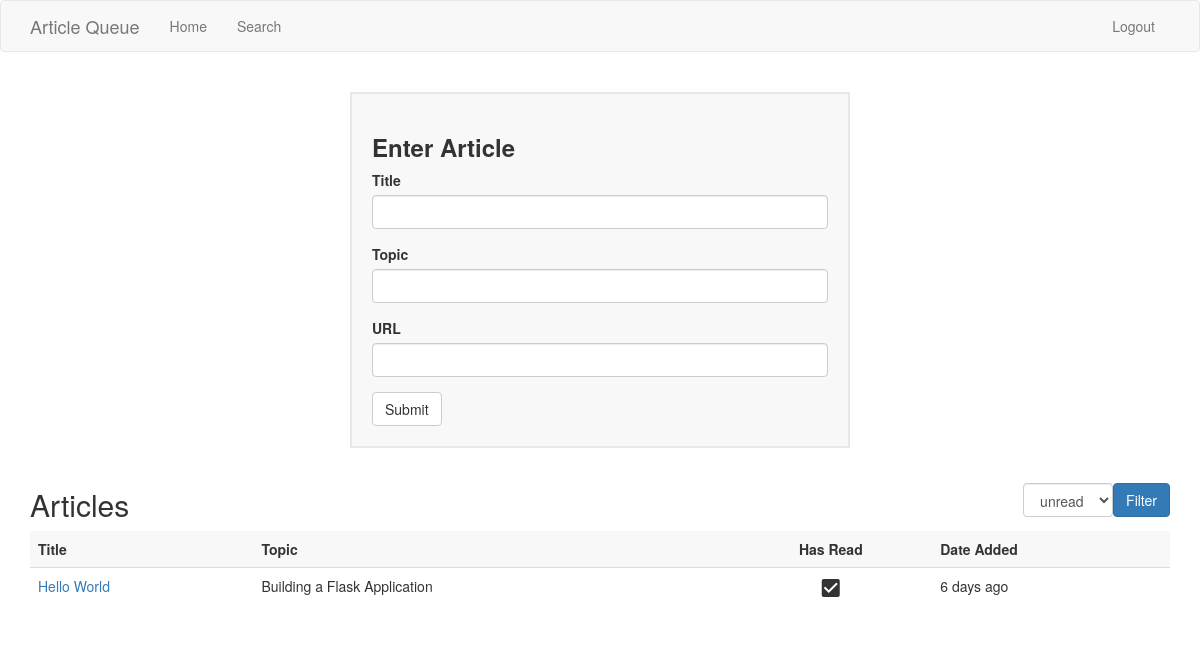
The page /index (signed in) on the database its author committed.
### app/models.py (models this page shows, shortened)
class Article(db.Model):
    id = db.Column(db.Integer, primary_key=True)
    title = db.Column(db.String(120), index=True)
    topic = db.Column(db.String(140), index=True)
    url = db.Column(db.String(120))
    timestamp = db.Column(db.DateTime, index=True, default=datetime.utcnow)
    has_read = db.Column(db.Boolean, default=False)
    user_id = db.Column(db.Integer, db.ForeignKey('user.id'))

### app/routes.py (the view)
@app.route('/', methods=['GET', 'POST'])
@app.route('/index', methods=['GET', 'POST'])
@login_required
def index():
    form = ArticleForm()
    filter = request.args.get('filter')
    articles = current_user.articles.order_by(Article.timestamp.desc()).all()
    if filter == 'read':
      article_query = current_user.articles.order_by(Article.timestamp.desc()).filter_by(has_read=True)
      articles = [ article for article in article_query ]
    elif filter == 'unread':
      article_query = current_user.articles.order_by(Article.timestamp.desc()).filter_by(has_read=False)
      articles = [ article for article in article_query ]
    if form.validate_on_submit():
      article = Article(title=form.title.data, topic=form.topic.data, url=form.url.data, author=current_user)
      db.session.add(article)
      db.session.commit()
      flash('You added a new article')
      return redirect(url_for('index'))
    return  render_template('index.html', form=form, articles=articles, filter=filter)

### app/forms.py
class ArticleForm(FlaskForm):
    title = StringField('Title', validators=[DataRequired()])
    topic = StringField('Topic', validators=[DataRequired()])
    url = StringField('URL', validators=[DataRequired(), URL()])
    submit = SubmitField('Submit')

### app/models.py (called while the page is built)
@login.user_loader
def load_user(id):
    return User.query.get(int(id))

### app/templates/index.html (shortened to what this page needs)
{% extends "base.html" %} {% import 'bootstrap/wtf.html' as wtf %} {% block
page_content %}
<div>
  <div
    class="card"
  >
    <h3 class="card-title">Enter Article</h5>
    {{ wtf.quick_form(form) }}
  </div>
  {% if articles %}
    <div style="margin-top: 20px;">
      <div class="table-title">
        <h2>Articles</h2>
        {% include 'subtemplates/filter_form.html' %}
      </div>
      <table class="table">
        <thead class="table-header">
          <tr>
            <td>Title</td>
            <td>Topic</td>
            <td class="has-read-column">Has Read</td>
            <td>Date Added</td>
          </tr>
        </thead>
        <tbody class="article-list-body">
          {% for article in articles %}
            {% include 'subtemplates/article.html' %}
          {% endfor %}
        </tbody>
      </table>
    </div>
  {% else %}
  <div class="table-title">
    <div></div>
    {% include 'subtemplates/filter_form.html' %}
  </div>
  {% endif %}
  {% endblock %}

### app/templates/subtemplates/article.html
{% block body %}
<tr class="article-row" id="{{ url_for( 'article', id=article.id ) }}">
  <td>
    <a href="{{ article.url }}" target="_blank">{{ article.title }}</a>
  </td>
  <td>{{ article.topic }}</td>
  <td class="has-read-column">
    {% if article.has_read %}
    <span class="material-icons"> check_box </span>
    {% else %}
    <span class="material-icons">check_box_outline_blank</span>
    {% endif %}
  </td>
  <td>{{ moment(article.timestamp).fromNow() }}</td>
</tr>
{% endblock %}

### app/static/css/main.css (style rules this page uses)
.card { width: 500px; background-color: #f8f8f8; border: #e7e7e7 2px solid; margin: 20px auto; padding: 20px; }
.card-title { font-weight: 600; }
.table-header { font-weight: bold; background-color: #f8f8f8; }
.has-read-column { text-align: center; }
.table-title { display: flex; justify-content: space-between; }

### rows shown on the page
Article: title "Hello World", topic "Building a Flask Application", has_read True (drawn), timestamp "6 days ago"
